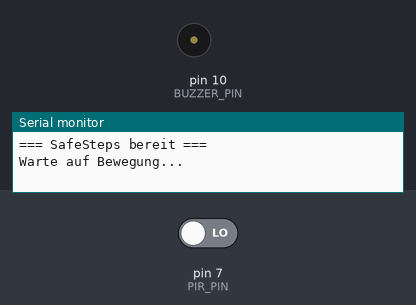
Bench run of a sketch on a simulated Arduino Uno, built for the host (arithmetic inside an expression is 32-bit, double 64-bit). Parts: buzzer (waves = sounding, pin HIGH), the last lines printed to the serial monitor. The inputs (shaded band) are chosen by the test bench; at power-on: pin 7 (PIR_PIN) LOW.

Above: at 1.5 s.
1.6 s: pin 7 (PIR_PIN) driven HIGH
At 2.5 s:
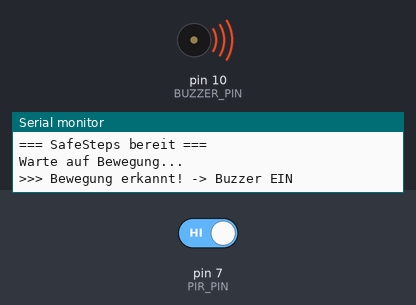
Timing chart, 0 to 5.1 s (numbered marks = the images above; inputs shaded):
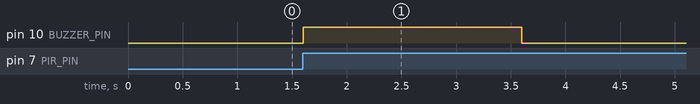

The sketch:

safesteps_sensor_buzzer.ino
```cpp
const int PIR_PIN    = 7;
const int BUZZER_PIN = 10;

const unsigned long PIEP_DAUER = 2000;   // 2 s Warnton
const unsigned long COOLDOWN   = 5000;   // 5 s Pause gegen Dauer-Alarm

int letzterZustand = LOW;
unsigned long letzterHeartbeat = 0;

void setup() {
  Serial.begin(115200);
  delay(300);

  pinMode(PIR_PIN, INPUT_PULLDOWN);
  pinMode(BUZZER_PIN, OUTPUT);
  digitalWrite(BUZZER_PIN, LOW);

  Serial.println();
  Serial.println("=== SafeSteps bereit ===");
  Serial.println("Warte auf Bewegung...");
}

void loop() {
  int zustand = digitalRead(PIR_PIN);


  if (millis() - letzterHeartbeat > 2000) {
    letzterHeartbeat = millis();
    Serial.print("laeuft... PIR = ");
    Serial.println(zustand);
  }

  // Flanke LOW -> HIGH bedeutet: eine NEUE Bewegung beginnt
  if (zustand == HIGH && letzterZustand == LOW) {
    Serial.println(">>> Bewegung erkannt! -> Buzzer EIN");

    digitalWrite(BUZZER_PIN, HIGH);
    delay(PIEP_DAUER);
    digitalWrite(BUZZER_PIN, LOW);

    Serial.println("Warnung beendet -> Cooldown");
    delay(COOLDOWN);
    Serial.println("Bereit fuer naechste Bewegung.");
  }

  letzterZustand = zustand;
  delay(50);
}
```

Measured:
- after the input at 1.6 s, pin 10 (BUZZER_PIN): LOW → HIGH at once, → LOW 2.0 s later
